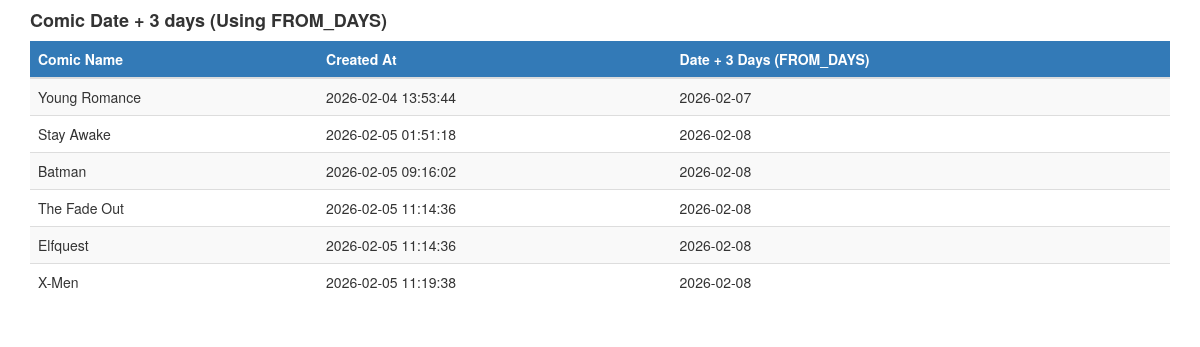
The page /date_functions/from_days_output.php on the database its author committed.
### tables this page shows
CREATE TABLE `comic` (
  `comic_id` int(11) NOT NULL,
  `genre_id` int(11) NOT NULL,
  `comic_title` varchar(100) NOT NULL,
  `comic_description` text DEFAULT NULL,
  `comic_stock` int(11) NOT NULL,
  `comic_price` decimal(6,2) NOT NULL,
  `created_at` timestamp NOT NULL DEFAULT current_timestamp()
);

### date_functions/from_days_output.php (the view, shortened to what this page needs)
<!DOCTYPE html>
<html lang="en">
<head>
    <link rel="stylesheet" href="https://maxcdn.bootstrapcdn.com/bootstrap/3.4.1/css/bootstrap.min.css">
</head>
<body>
<div class="container mt-4">
    <h4 class="mb-3"><b>Comic Date + 3 days (Using FROM_DAYS)</b></h4>
    <div class="table-responsive">
        <table class="table table-striped">
            <thead>
                <tr class="bg-primary">
                    <th>Comic Name</th>
                    <th>Created At</th>
                    <th>Date + 3 Days (FROM_DAYS)</th>
                </tr>
            </thead>
            <tbody>
                <?php
                include '../dbconn.php';
                $sql = "SELECT comic_title, created_at,
                               FROM_DAYS(TO_DAYS(created_at) + 3) AS plus_3_days
                        FROM comic";
                $result = mysqli_query($conn, $sql);
                if ($result && mysqli_num_rows($result) > 0) {
                    while ($row = mysqli_fetch_assoc($result)) {
                        echo "<tr>";
                        echo "<td>".$row['comic_title']."</td>";
                        echo "<td>".$row['created_at']."</td>";
                        echo "<td>".$row['plus_3_days']."</td>";
                        echo "</tr>";
                    }
                } else {
                    echo "<tr><td colspan='3' class='text-center'>No comics available</td></tr>";
                }
                ?>
            </tbody>
        </table>
    </div>
</div>
</body>
</html>

### rows shown on the page
comic: comic_title "Young Romance", created_at "2026-02-04 13:53:44", plus_3_days "2026-02-07"
comic: comic_title "Stay Awake", created_at "2026-02-05 01:51:18", plus_3_days "2026-02-08"
comic: comic_title "Batman", created_at "2026-02-05 09:16:02", plus_3_days "2026-02-08"
comic: comic_title "The Fade Out", created_at "2026-02-05 11:14:36", plus_3_days "2026-02-08"
comic: comic_title "Elfquest", created_at "2026-02-05 11:14:36", plus_3_days "2026-02-08"
comic: comic_title "X-Men", created_at "2026-02-05 11:19:38", plus_3_days "2026-02-08"
